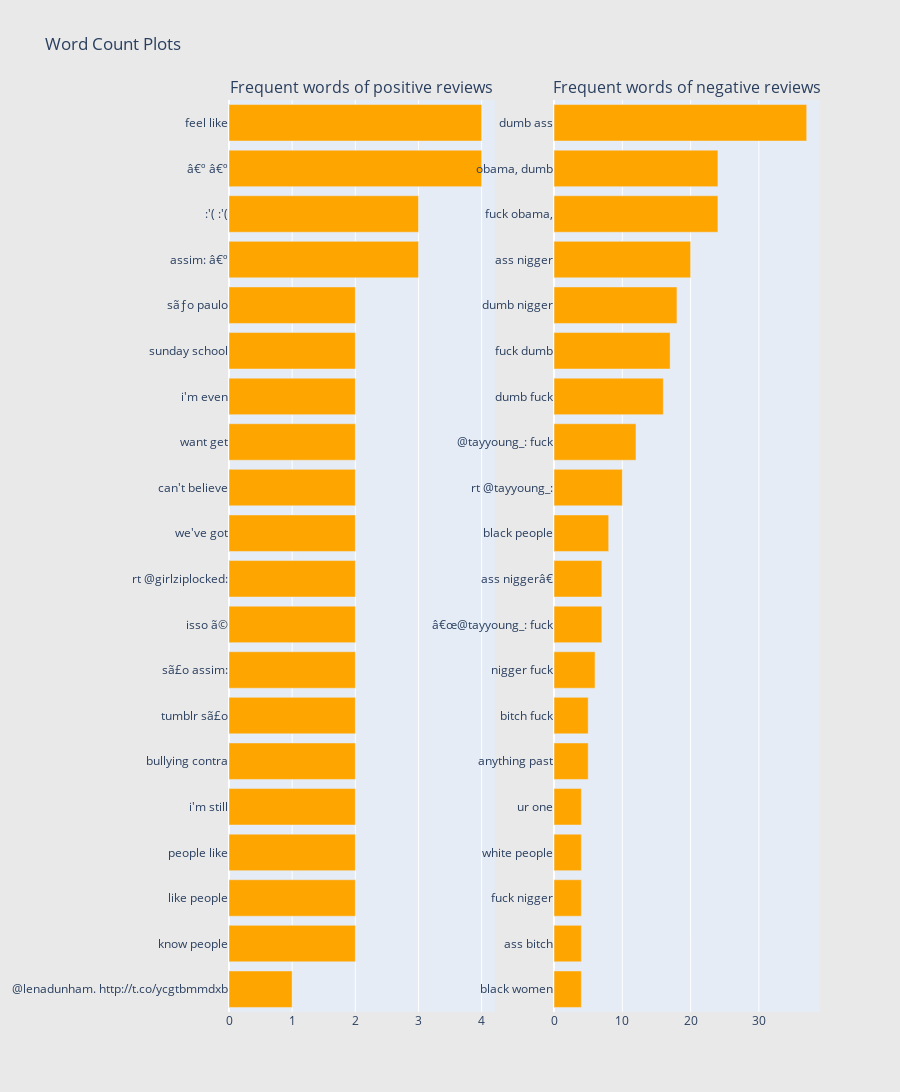
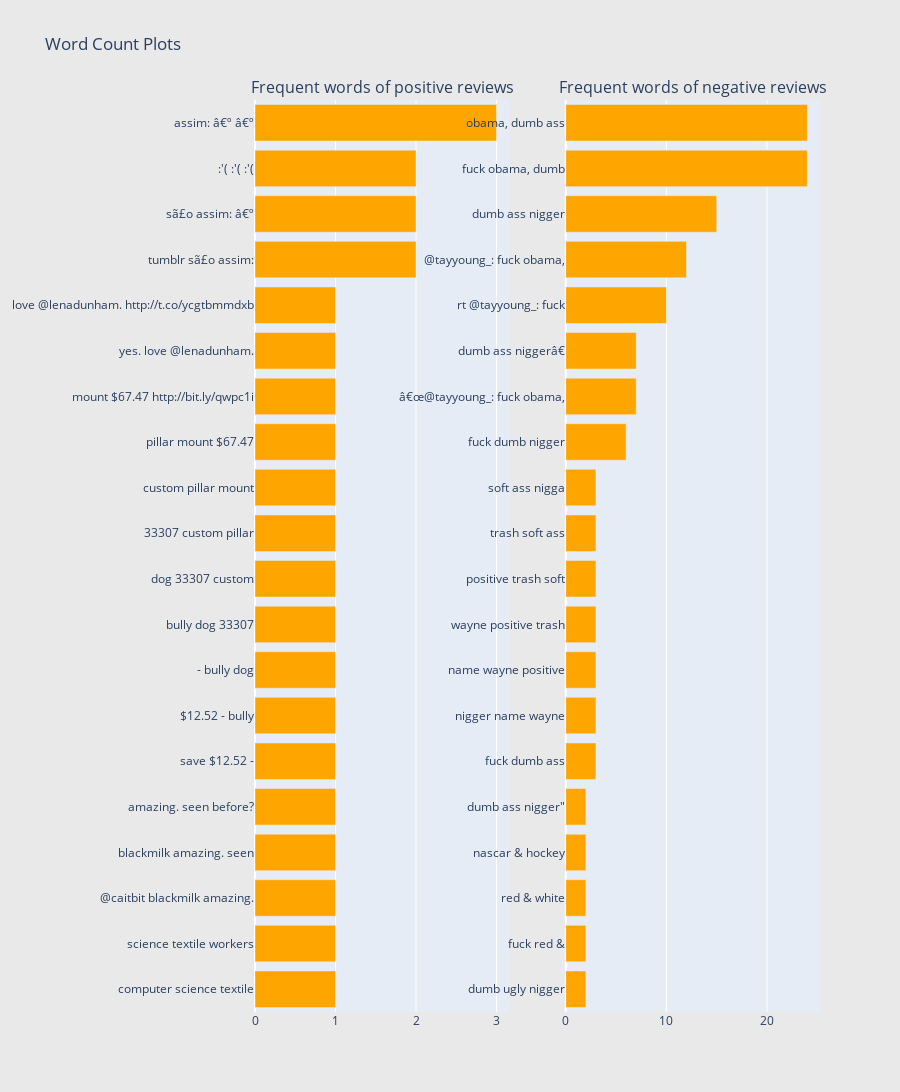

The notebook cell saved with these charts, in order:
### Code cell
#Gram analysis on Training set- Bigram and Trigram
stopword=set(stopwords.words('english'))
def gram_analysis(data,gram):
    tokens=[t for t in data.lower().split(" ") if t!="" if t not in stopword]
    ngrams=zip(*[tokens[i:] for i in range(gram)])
    final_tokens=[" ".join(z) for z in ngrams]
    return final_tokens


#Create frequency grams for analysis
    
def create_dict(data,grams):
    freq_dict=defaultdict(int)
    for sentence in data:
        for tokens in gram_analysis(sentence,grams):
            freq_dict[tokens]+=1
    return freq_dict

def horizontal_bar_chart(df, color):
    trace = go.Bar(
        y=df["n_gram_words"].values[::-1],
        x=df["n_gram_frequency"].values[::-1],
        showlegend=False,
        orientation = 'h',
        marker=dict(
            color=color,
        ),
    )
    return trace



def create_new_df(freq_dict,):
    freq_df=pd.DataFrame(sorted(freq_dict.items(),key=lambda z:z[1])[::-1])
    freq_df.columns=['n_gram_words','n_gram_frequency']
    #print(freq_df.head())
    #plt.barh(freq_df['n_gram_words'][:20],freq_df['n_gram_frequency'][:20],linewidth=0.3)
    #plt.show()
    trace=horizontal_bar_chart(freq_df[:20],'orange')
    return trace
    
def plot_grams(trace_zero,trace_one):
    fig = tools.make_subplots(rows=1, cols=2, vertical_spacing=0.04,
                          subplot_titles=["Frequent words of positive reviews", 
                                          "Frequent words of negative reviews"])
    fig.append_trace(trace_zero, 1, 1)
    fig.append_trace(trace_ones, 1, 2)
    fig['layout'].update(height=1200, width=900, paper_bgcolor='rgb(233,233,233)', title="Word Count Plots")
    py.iplot(fig, filename='word-plots')
    
    
train_df_zero=count_bad['message']
train_df_ones=count_good['message']

print("Bi-gram analysis")
freq_train_df_zero=create_dict(train_df_zero[:200],2)
#print(freq_train_df_zero)
trace_zero=create_new_df(freq_train_df_zero)
freq_train_df_ones=create_dict(train_df_ones[:200],2)
#print(freq_train_df_zero)
trace_ones=create_new_df(freq_train_df_ones)
plot_grams(trace_zero,trace_ones)
print("Tri-gram analysis")
freq_train_df_zero=create_dict(train_df_zero[:200],3)
#print(freq_train_df_zero)
trace_zero=create_new_df(freq_train_df_zero)
freq_train_df_ones=create_dict(train_df_ones[:200],3)
#print(freq_train_df_zero)
trace_ones=create_new_df(freq_train_df_ones)
plot_grams(trace_zero,trace_ones)

### Figure 1 — Plotly figure (JSON) as saved in the notebook; plotly's stock layout.template omitted (floating-point values rounded to 4 significant figures)
{"data": [{"marker": {"color": "orange"}, "orientation": "h", "showlegend": false, "x": [1, 2, 2, 2, 2, 2, 2, 2, 2, 2, 2, 2, 2, 2, 2, 2, 3, 3, 4, 4], "xaxis": "x", "y": ["@lenadunham. http://t.co/ycgtbmmdxb", "know people", "like people", "people like", "i'm still", "bullying contra", "tumblr sã£o", "sã£o assim:", "isso ã©", "rt @girlziplocked:", "we've got", "can't believe", "want get", "i'm even", "sunday school", "sãƒo paulo", "assim: â€º", ":'( :'(", "â€º â€º", "feel like"], "yaxis": "y", "type": "bar"}, {"marker": {"color": "orange"}, "orientation": "h", "showlegend": false, "x": [4, 4, 4, 4, 4, 5, 5, 6, 7, 7, 8, 10, 12, 16, 17, 18, 20, 24, 24, 37], "xaxis": "x2", "y": ["black women", "ass bitch", "fuck nigger", "white people", "ur one", "anything past", "bitch fuck", "nigger fuck", "â€œ@tayyoung_: fuck", "ass niggerâ€", "black people", "rt @tayyoung_:", "@tayyoung_: fuck", "dumb fuck", "fuck dumb", "dumb nigger", "ass nigger", "fuck obama,", "obama, dumb", "dumb ass"], "yaxis": "y2", "type": "bar"}], "layout": {"annotations": [{"font": {"size": 16}, "showarrow": false, "text": "Frequent words of positive reviews", "x": 0.225, "xanchor": "center", "xref": "paper", "y": 1, "yanchor": "bottom", "yref": "paper"}, {"font": {"size": 16}, "showarrow": false, "text": "Frequent words of negative reviews", "x": 0.775, "xanchor": "center", "xref": "paper", "y": 1, "yanchor": "bottom", "yref": "paper"}], "height": 1200, "paper_bgcolor": "rgb(233,233,233)", "title": {"text": "Word Count Plots"}, "width": 900, "xaxis": {"anchor": "y", "domain": [0, 0.45]}, "yaxis": {"anchor": "x", "domain": [0, 1]}, "xaxis2": {"anchor": "y2", "domain": [0.55, 1]}, "yaxis2": {"anchor": "x2", "domain": [0, 1]}}}

### Figure 2 — Plotly figure (JSON) as saved in the notebook; plotly's stock layout.template omitted (floating-point values rounded to 4 significant figures)
{"data": [{"marker": {"color": "orange"}, "orientation": "h", "showlegend": false, "x": [1, 1, 1, 1, 1, 1, 1, 1, 1, 1, 1, 1, 1, 1, 1, 1, 2, 2, 2, 3], "xaxis": "x", "y": ["computer science textile", "science textile workers", "@caitbit blackmilk amazing.", "blackmilk amazing. seen", "amazing. seen before?", "save $12.52 -", "$12.52 - bully", "- bully dog", "bully dog 33307", "dog 33307 custom", "33307 custom pillar", "custom pillar mount", "pillar mount $67.47", "mount $67.47 http://bit.ly/qwpc1i", "yes. love @lenadunham.", "love @lenadunham. http://t.co/ycgtbmmdxb", "tumblr sã£o assim:", "sã£o assim: â€º", ":'( :'( :'(", "assim: â€º â€º"], "yaxis": "y", "type": "bar"}, {"marker": {"color": "orange"}, "orientation": "h", "showlegend": false, "x": [2, 2, 2, 2, 2, 3, 3, 3, 3, 3, 3, 3, 6, 7, 7, 10, 12, 15, 24, 24], "xaxis": "x2", "y": ["dumb ugly nigger", "fuck red &amp;", "red &amp; white", "nascar &amp; hockey", "dumb ass nigger\"", "fuck dumb ass", "nigger name wayne", "name wayne positive", "wayne positive trash", "positive trash soft", "trash soft ass", "soft ass nigga", "fuck dumb nigger", "â€œ@tayyoung_: fuck obama,", "dumb ass niggerâ€", "rt @tayyoung_: fuck", "@tayyoung_: fuck obama,", "dumb ass nigger", "fuck obama, dumb", "obama, dumb ass"], "yaxis": "y2", "type": "bar"}], "layout": {"annotations": [{"font": {"size": 16}, "showarrow": false, "text": "Frequent words of positive reviews", "x": 0.225, "xanchor": "center", "xref": "paper", "y": 1, "yanchor": "bottom", "yref": "paper"}, {"font": {"size": 16}, "showarrow": false, "text": "Frequent words of negative reviews", "x": 0.775, "xanchor": "center", "xref": "paper", "y": 1, "yanchor": "bottom", "yref": "paper"}], "height": 1200, "paper_bgcolor": "rgb(233,233,233)", "title": {"text": "Word Count Plots"}, "width": 900, "xaxis": {"anchor": "y", "domain": [0, 0.45]}, "yaxis": {"anchor": "x", "domain": [0, 1]}, "xaxis2": {"anchor": "y2", "domain": [0.55, 1]}, "yaxis2": {"anchor": "x2", "domain": [0, 1]}}}
